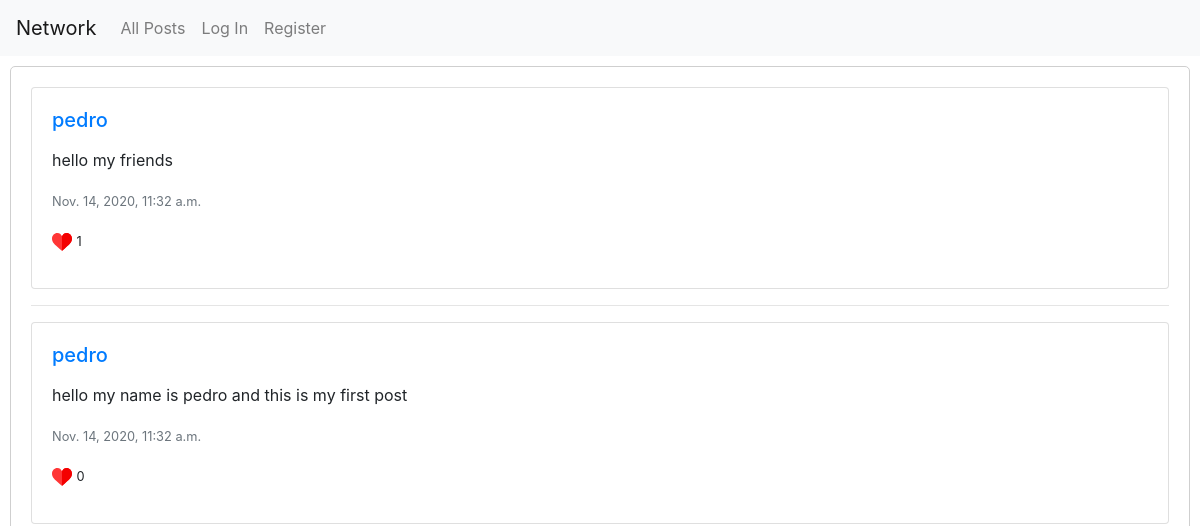
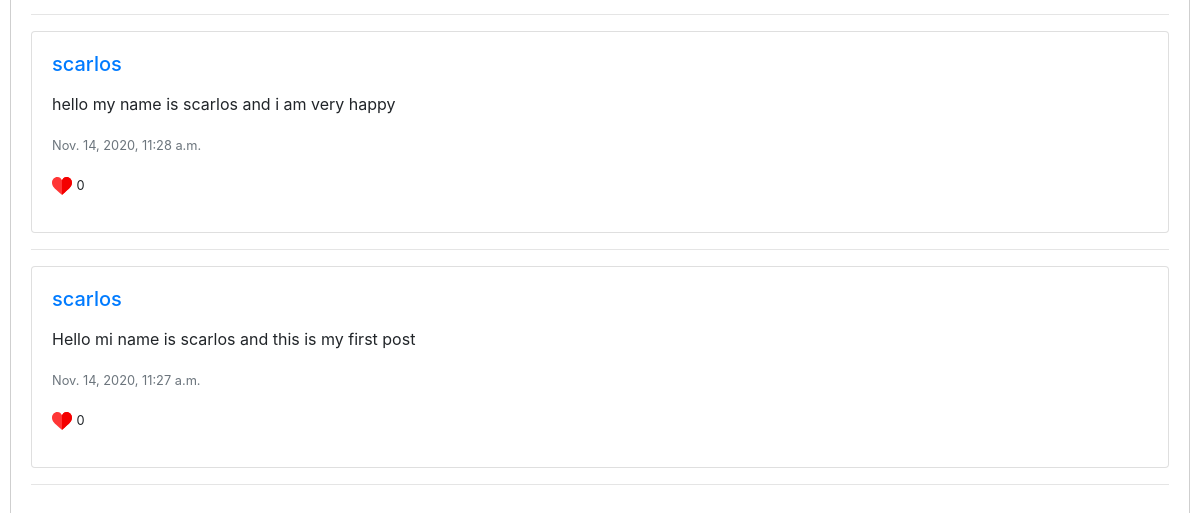
/following/5, run on an earlier commit of the app's database (2 pictures, top to bottom).
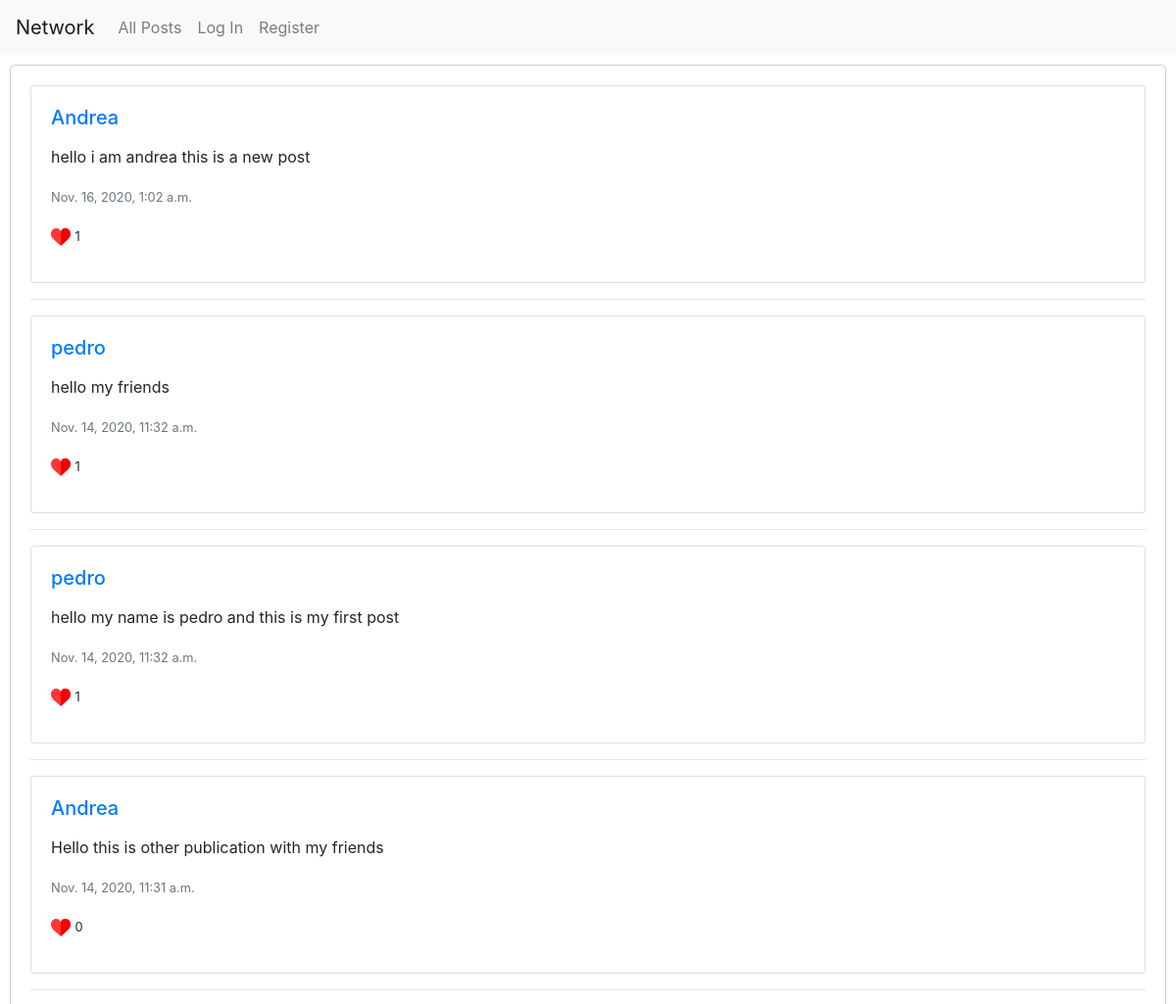
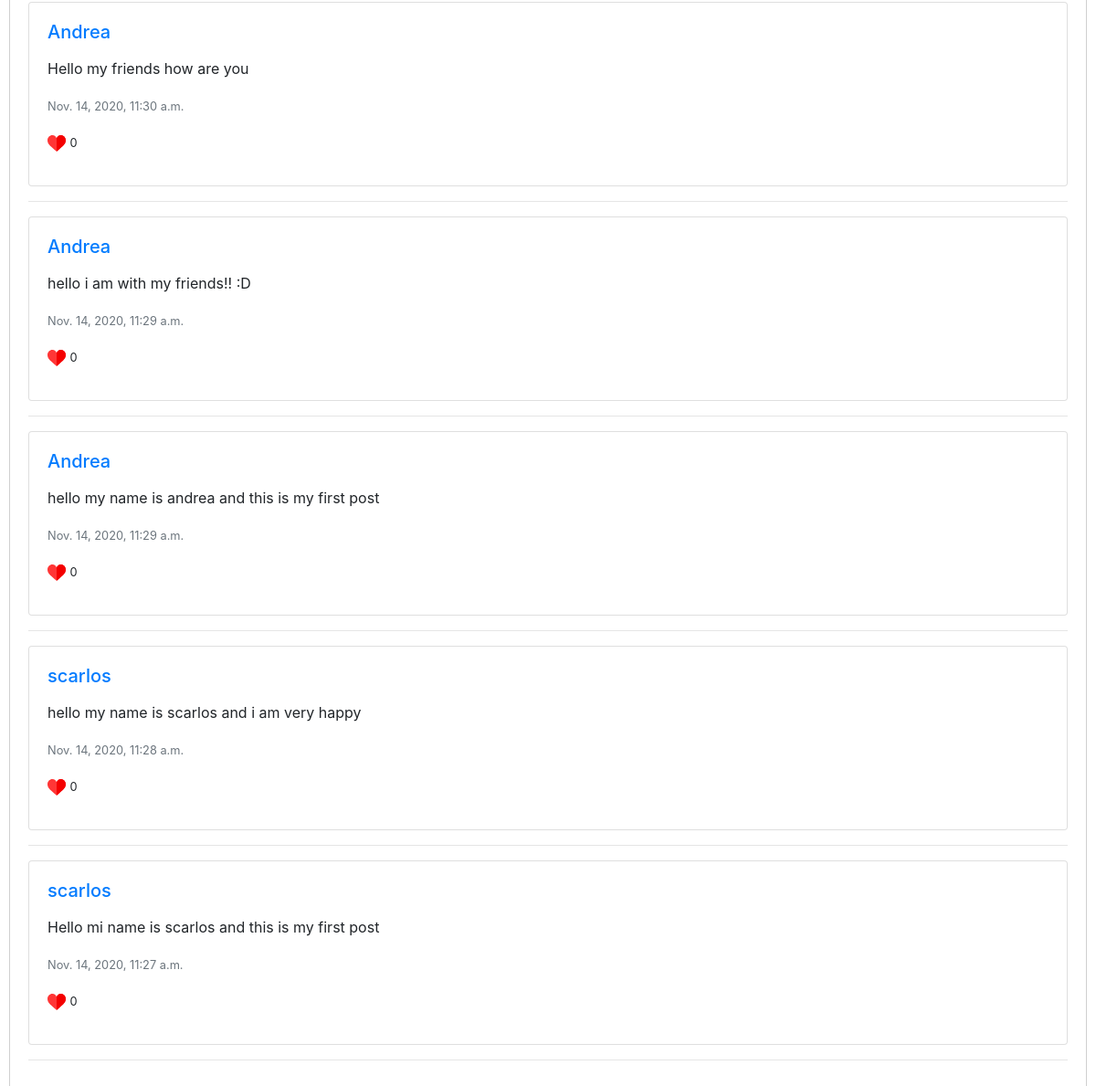
And on a later commit of the database (2 pictures, top to bottom).
### network/models.py (models this page shows)
class Post(models.Model):
    user = models.ForeignKey(User, on_delete = models.CASCADE, related_name="post_create") #if user is deleted, auction will be deleted
    date = models.DateTimeField(auto_now_add=True, null=True, blank=True)
    text = models.CharField(max_length=255, null=True)
    likes = models.IntegerField(default=None, null=True, blank=True)
    verify_like = models.BooleanField(default=True, null=True, blank=True)

class User(AbstractUser):
    pass

### network/views.py (the view)
# urls.py: path("following/<str:id>", views.following_to, name="following_to"),
def following_to(request, id):
    user_profile = User.objects.get(pk=id)
    flag=True
    posts=None
    try:
        followed_counts = Followers.objects.filter(follower=user_profile)
        for user_follow in followed_counts:
            print(user_follow.user)
            try:
                if flag==True:
                    print("Entro al primer if")
                    posts = Post.objects.filter(user=user_follow.user).order_by('-date')
                    flag = False
                else:
                    posts |= Post.objects.filter(user=user_follow.user).order_by('-date')
            except:
                print("No existen publicaciones")
                posts = None
                pass
    except:
        print("No sigue a ninguna cuenta aun")
    like_posts=[]
    if posts != None:
        for one_post in posts:
            try:
                like = Like.objects.filter(user=request.user, post=one_post)
            except:
                like=None
                print("Error al obtener like")
            if like:
                one_post.verify_like = True
            else:
                one_post.verify_like = False
            like_posts.append(one_post)
        paginator = Paginator(like_posts,10)
        page = request.GET.get('page')
        all_posts = paginator.get_page(page)
    else:
        all_posts=[]
    return render(request, "network/following.html", {"all_posts":all_posts,"user_prof":user_profile})

### network/templates/network/following.html (shortened to what this page needs)
{% extends "network/layout.html" %}
{% load static %}
{% block body %}
<div class="box-cont">
    {% for post in all_posts %}
    <div class="card">
        <div class="card-body">
            <h5 class="card-title"> <a href="/profile/{{post.user.id}}" style="text-decoration: none;">
                {{post.user.username}} </a></h5>
            <p class="card-text">{{post.text}}</p>
            <p class="card-text"><small class="text-muted">{{post.date}}</small></p>
            <p>
                <img src="{% static 'images/like.svg' %}" height="20px" width="20px"> <small>{{post.likes}}</small>
            </p>
        </div>
    </div>
    <hr>
    {% endfor %}
</div>
{% endblock %}

What changed in the data, as far as the page shows it:
added Post: user.username "Andrea", text "hello i am andrea this is a new post", date "Nov. 16, 2020, 1:02 a.m.", likes "1"
changed Post "hello my name is pedro and this is my first post": likes "0" → "1"
now on this page (row unchanged): Post: user.username "Andrea", text "Hello this is other publication with my friends", date "Nov. 14, 2020, 11:31 a.m.", likes "0"
now on this page (row unchanged): Post: user.username "Andrea", text "Hello my friends how are you", date "Nov. 14, 2020, 11:30 a.m.", likes "0"
now on this page (row unchanged): Post: user.username "Andrea", text "hello i am with my friends!! :D", date "Nov. 14, 2020, 11:29 a.m.", likes "0"
now on this page (row unchanged): Post: user.username "Andrea", text "hello my name is andrea and this is my first post", date "Nov. 14, 2020, 11:29 a.m.", likes "0"
